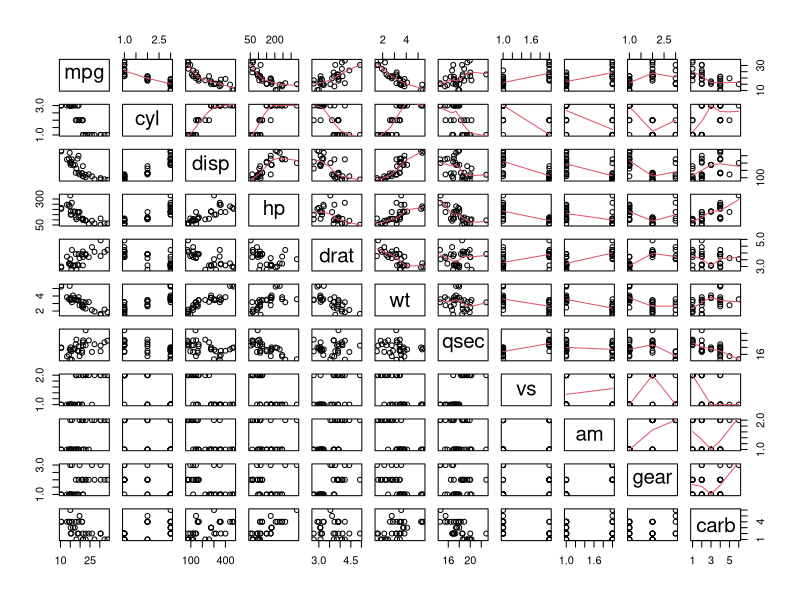
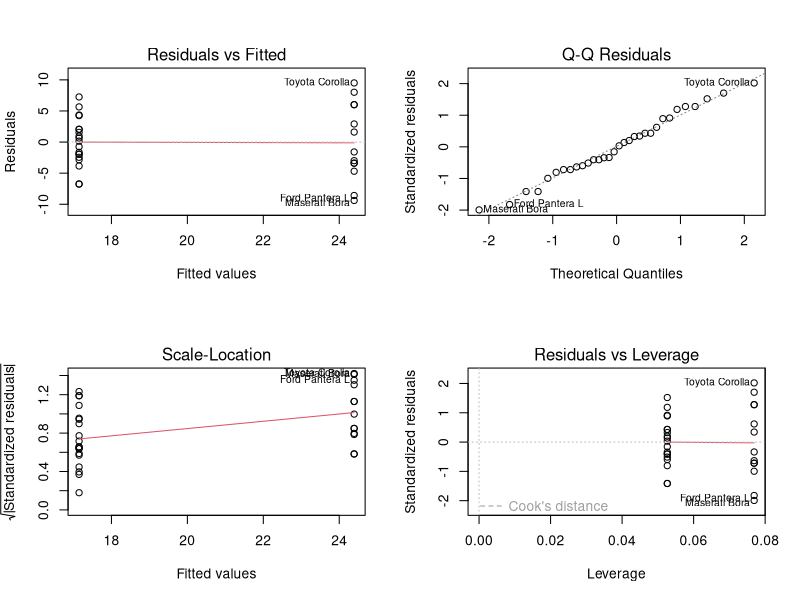
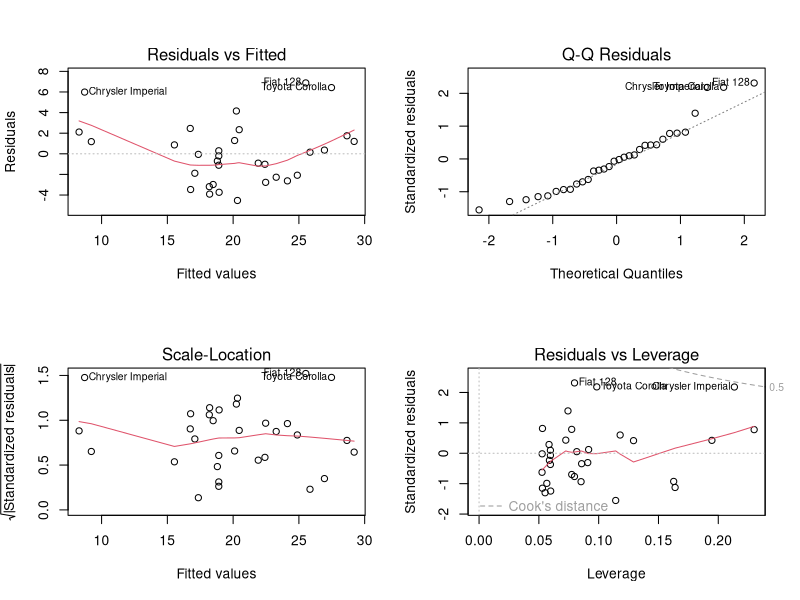
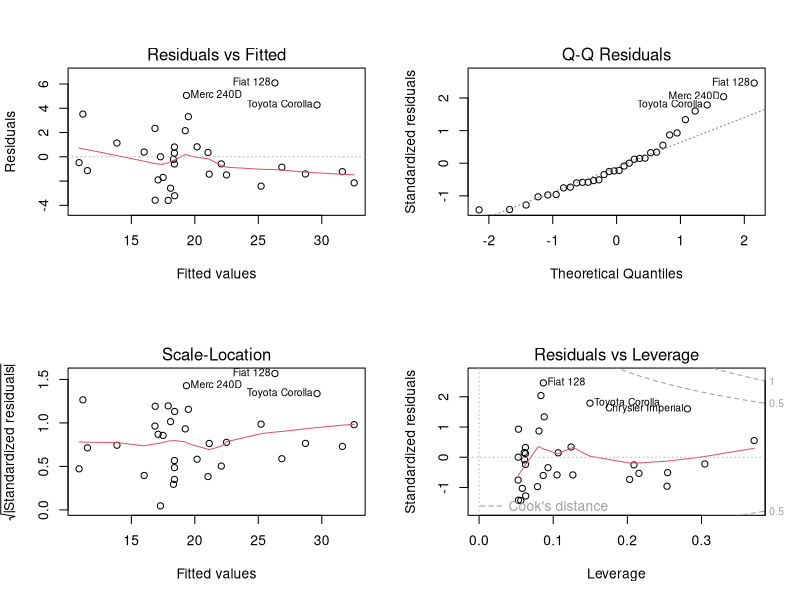
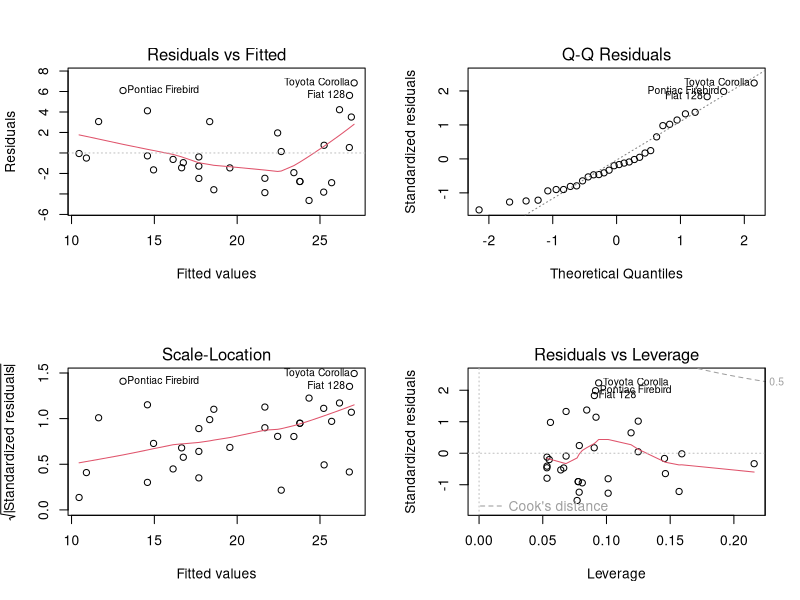
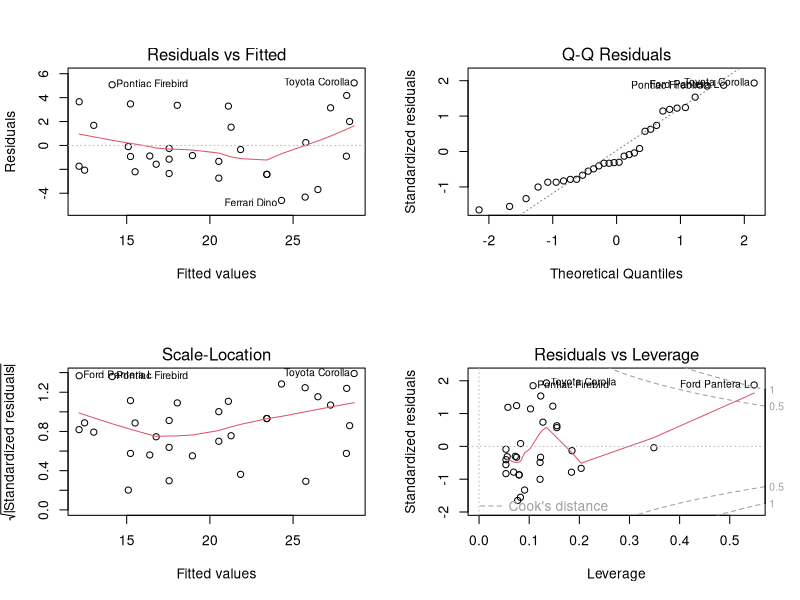
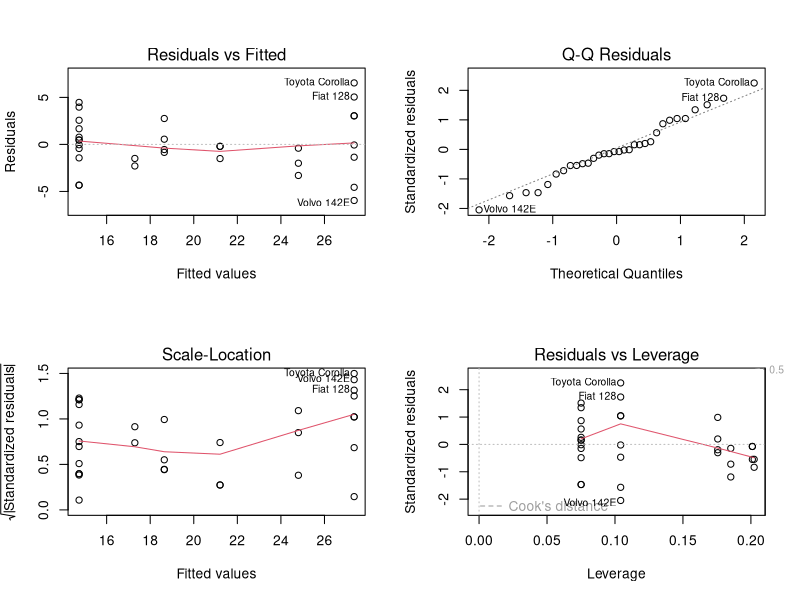
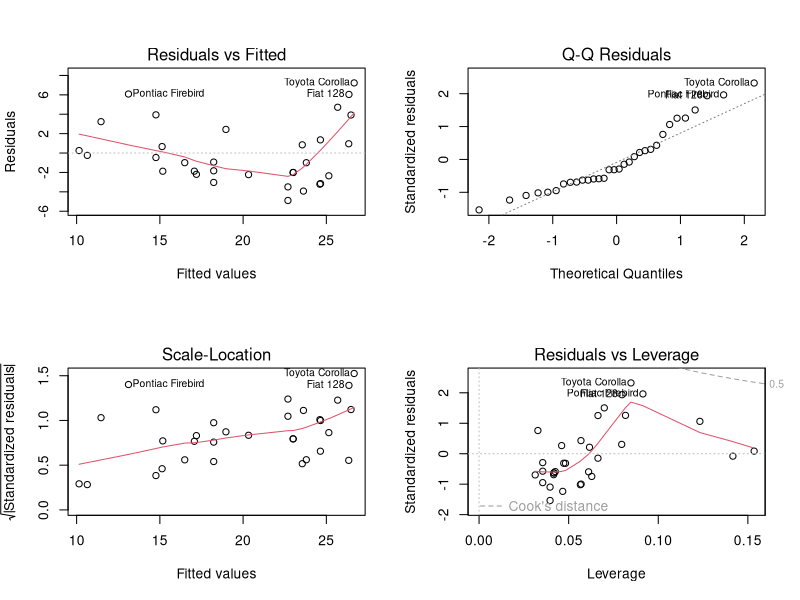

Reproduce these figures in R, in order. (Note: this script raises an error after producing the figures.)
data(mtcars)
colSums(is.na(mtcars))
str(mtcars)

mc <- transform(mtcars, cyl=factor(cyl), vs=factor(vs),am=factor(am, labels=c("Automatic","Manual")),
                gear=factor(gear), carb=factor(carb), wt=wt-mean(wt), disp=disp-mean(disp),
                hp = hp-mean(hp))

mc <- transform(mtcars, cyl=factor(cyl), vs=factor(vs),am=factor(am, labels=c("Automatic","Manual")),
                gear=factor(gear), carb=factor(carb))


pairs(mc, upper.panel=panel.smooth)

fit1 <- lm(mpg ~ am, mc)
summary(fit1)
par(mfrow=c(2,2))
plot(fit1)
confint(fit1)

fit2 <- lm(mpg ~ wt+am, mc)
summary(fit2)
par(mfrow=c(2,2))
plot(fit2)
confint(fit2)

fit3 <- lm(mpg ~ wt*am, mc)
summary(fit3)
par(mfrow=c(2,2))
plot(fit3)
confint(fit3)

fit4 <- lm(mpg ~ disp+am, mc)
summary(fit4)
par(mfrow=c(2,2))
plot(fit4)
confint(fit4)

fit5 <- lm(mpg ~ disp*am, mc)
summary(fit5)
par(mfrow=c(2,2))
plot(fit5)
confint(fit5)

fit6 <- lm(mpg ~ cyl+am, mc)
summary(fit6)
par(mfrow=c(2,2))
plot(fit6)
confint(fit6)

#fit7 <- lm(mpg ~ cyl*am, mc)
#summary(fit7)
#par(mfrow=c(2,2))
#plot(fit7)
#confint(fit7)

fit8 <- lm(mpg ~ disp, mc)
summary(fit8)
par(mfrow=c(2,2))
plot(fit8)
confint(fit8)

fit9 <- lm(mpg ~ disp*cyl, mc)
summary(fit9)
par(mfrow=c(2,2))
plot(fit9)
confint(fit9)

fit10 <- lm(mpg ~ wt, mc)
summary(fit10)
par(mfrow=c(2,2))
plot(fit10)
confint(fit10)

#fit11 <- lm(mpg ~ wt+disp*cyl, mc)
#summary(fit11)
#par(mfrow=c(2,2))
#plot(fit11)
#confint(fit11)

fit12 <- lm(mpg ~ hp+am, mc)
summary(fit12)
par(mfrow=c(2,2))
plot(fit12)
confint(fit12)

#fit13 <- lm(mpg ~ hp*am, mc)
#summary(fit13)
#par(mfrow=c(2,2))
#plot(fit13)
#confint(fit13)

fit14 <- lm(mpg ~ hp, mc)
summary(fit14)
par(mfrow=c(2,2))
plot(fit14)
confint(fit14)

fit15 <- lm(mpg ~ wt+disp, mc)
summary(fit15)
par(mfrow=c(2,2))
plot(fit15)
confint(fit15)

par(mfrow=c(1,1))
with(mc, plot(wt, mpg, col=am))
abline(fit$coef[1], fit$coef[2], col=1)
abline(fit$coef[1]+fit$coef[3], fit$coef[2]+fit$coef[4], col=2)

par(mfrow=c(2,3))
with(mtcars, {
  plot(wt, mpg, col=am+1)
  legend("topright", legend=c("Automatic", "Manual"), pch=1, col=c(1,2))
  plot(disp, mpg, col=am+1)
  plot(hp, mpg, col=am+1)
  plot(drat, mpg, col=am+1)
  plot(qsec, mpg, col=am+1)
  plot(cyl, mpg, col=am+1)
})

par(mfrow=c(1,1))
boxplot(mpg ~ as.factor(c("Automatic","Manual")[mtcars$am+1]), data=mtcars,
        ylab="Miles (US) per gallon", xlab="Transmission")

library(ggplot2)
mtcars$Transmission <- as.factor(c("Automatic","Manual")[mtcars$am+1])
g <- ggplot(data=mtcars, aes(mpg))
g <- g + geom_density(linetype="dashed", size=1)
g <- g + geom_density(aes(fill=Transmission), alpha=0.5)
g <- g + labs(fill="Transmission") + xlab("Miles (US) per gallon") + ylab("Density")
g <- g + ggtitle("Figure 2 - Miles (US) per gallon densities")
g

par(mfrow=c(3,4))

lm_mpg_am <- lm(mpg ~ am, data=mtcars) 
plot(mtcars$am, mtcars$mpg,
     xlab="Transmission (0 = Automatic, 1 = Manual)",
     ylab="MPG")
abline(lm_mpg_am, lwd=2, col="blue")
points(c(0,1), c(mean(mtcars$mpg[mtcars$am == 0]),mean(mtcars$mpg[mtcars$am == 1])), col="red", pch="x")
ind <- order(mtcars$am, seq_along(mtcars$am))
res <- lm_mpg_am$residuals[ind]
cols <- mtcars$am[ind]+1
plot(res, col=cols, type="h", ylab="Residuals of linear model mpg ~ am")
points(res, col=cols)
legend("top", legend=c("Automatic", "Manual"), pch=1, col=c(1,2))

lm_mpg_wt <- lm(mpg ~ wt, data=mtcars) 
plot(mtcars$wt, mtcars$mpg, xlab="Weight", ylab="MPG")
abline(lm_mpg_wt, lwd=2, col="blue")
ind <- order(mtcars$wt, seq_along(mtcars$wt))
res <- lm_mpg_wt$residuals[ind]
cols <- mtcars$am[ind]+1
plot(res, col=cols, type="h", ylab="Residuals of linear model mpg ~ wt")
points(res, col=cols)

lm_mpg_wt2 <- lm(mpg ~ wt+I(wt^2), data=mtcars) 
plot(mtcars$wt, mtcars$mpg, xlab="Weight", ylab="MPG")
ind <- order(mtcars$wt, seq_along(mtcars$wt))
res <- lm_mpg_wt2$residuals[ind]
cols <- mtcars$am[ind]+1
lines(mtcars$wt[ind], lm_mpg_wt2$fitted.values[ind], lwd=2, col="blue")
plot(res, col=cols, type="h", ylab="Residuals of linear model mpg ~ wt + wt^2")
points(res, col=cols)

lm_mpg_hp <- lm(mpg ~ hp, data=mtcars) 
plot(mtcars$hp, mtcars$mpg, xlab="HP", ylab="MPG")
abline(lm_mpg_hp, lwd=2, col="blue")
ind <- order(mtcars$hp, seq_along(mtcars$hp))
res <- lm_mpg_hp$residuals[ind]
cols <- mtcars$am[ind]+1
plot(res, col=cols, type="h", ylab="Residuals of linear model mpg ~ hp")
points(res, col=cols)

lm_mpg_hp2 <- lm(mpg ~ hp+I(hp^2), data=mtcars) 
plot(mtcars$hp, mtcars$mpg, xlab="HP", ylab="MPG")
ind <- order(mtcars$hp, seq_along(mtcars$hp))
res <- lm_mpg_hp2$residuals[ind]
cols <- mtcars$am[ind]+1
lines(mtcars$hp[ind], lm_mpg_hp2$fitted.values[ind], lwd=2, col="blue")
plot(res, col=cols, type="h", ylab="Residuals of linear model mpg ~ hp + hp^2")
points(res, col=cols)

R2 <- c(wt=summary(lm(mpg ~ wt, data=mtcars))$adj.r.squared,
        disp=summary(lm(mpg ~ disp, data=mtcars))$adj.r.squared,
        hp=summary(lm(mpg ~ hp, data=mtcars))$adj.r.squared,
        cyl=summary(lm(mpg ~ cyl, data=mtcars))$adj.r.squared,
        am=summary(lm(mpg ~ am, data=mtcars))$adj.r.squared)
R2
